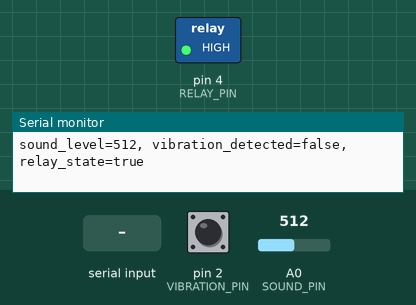
The sketch below on a simulated Arduino Uno, built with avr-gcc and run on an emulated ATmega328P. Parts: switched loads named in the sketch (green lamp = pin HIGH), the last lines printed to the serial monitor. The test bench sets the inputs (shaded band); at power-on: pin 2 (VIBRATION_PIN) HIGH, A0 (SOUND_PIN) = 512.

Above: at 1.2 s.
1.3 s: "RELAY_OFF\n" received over Serial
At 2.6 s:
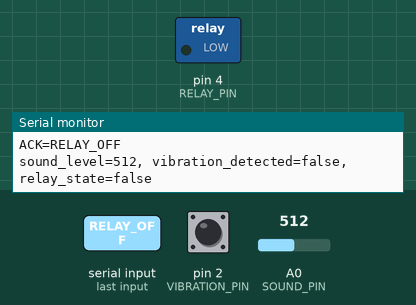
4.5 s: "RELAY_ON\n" received over Serial
At 5.0 s:
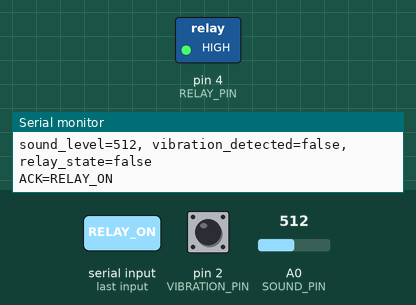
8.5 s: "EQUIPMENT_ALARM_ON\n" received over Serial
At 9.7 s:
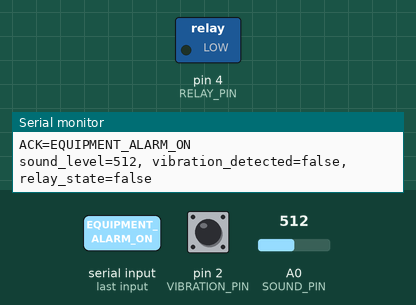
Timing chart, 0 to 11.0 s (numbered marks = the images above; inputs shaded):
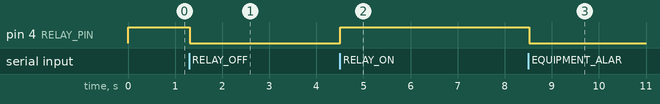

The sketch:

node3.ino
```cpp
const int SOUND_PIN = A0;
const int VIBRATION_PIN = 2;
const int RELAY_PIN = 4;

// Normal state: the relay powers the demonstration equipment load.
bool relayState = true;

unsigned long lastSampleTime = 0;
const unsigned long SAMPLE_INTERVAL = 1000;
int soundPeak = 0;
bool vibrationSeen = false;

void setup() {
  Serial.begin(9600);

  // Ball/toggle switch:
  // COM -> D2
  // L1  -> GND
  pinMode(VIBRATION_PIN, INPUT_PULLUP);

  pinMode(RELAY_PIN, OUTPUT);

  digitalWrite(RELAY_PIN, HIGH);

  Serial.println("Node 3 hardware test started");
  Serial.println("Commands: RELAY_ON, RELAY_OFF, EQUIPMENT_ALARM_ON, EQUIPMENT_ALARM_OFF");
}

void loop() {
  processSerialCommands();

  // Sample continuously so short sound and vibration events are not missed.
  soundPeak = max(soundPeak, analogRead(SOUND_PIN));
  if (digitalRead(VIBRATION_PIN) == LOW) {
    vibrationSeen = true;
  }

  if (millis() - lastSampleTime >= SAMPLE_INTERVAL) {
    lastSampleTime = millis();
    printSensorData(soundPeak, vibrationSeen);
    soundPeak = 0;
    vibrationSeen = false;
  }
}

void printSensorData(int soundLevel, bool vibrationDetected) {
  Serial.print("sound_level=");
  Serial.print(soundLevel);

  Serial.print(", vibration_detected=");
  Serial.print(vibrationDetected ? "true" : "false");

  Serial.print(", relay_state=");
  Serial.println(relayState ? "true" : "false");
}

void processSerialCommands() {
  if (!Serial.available()) {
    return;
  }

  String command = Serial.readStringUntil('\n');
  command.trim();

  if (command == "RELAY_ON") {
    setRelay(true);
    Serial.println("ACK=RELAY_ON");
  }
  else if (command == "RELAY_OFF") {
    setRelay(false);
    Serial.println("ACK=RELAY_OFF");
  }
  else if (command == "EQUIPMENT_ALARM_ON") {
    // Emergency state: isolate the demonstration equipment power.
    setRelay(false);
    Serial.println("ACK=EQUIPMENT_ALARM_ON");
  }
  else if (command == "EQUIPMENT_ALARM_OFF") {
    // Normal state: restore the demonstration equipment power.
    setRelay(true);
    Serial.println("ACK=EQUIPMENT_ALARM_OFF");
  }
  else if (command.length() > 0) {
    Serial.print("ERROR=UNKNOWN_COMMAND:");
    Serial.println(command);
  }
}

void setRelay(bool enabled) {
  relayState = enabled;

  // According to your kit documentation:
  // HIGH = relay closed
  // LOW  = relay open
  digitalWrite(RELAY_PIN, enabled ? HIGH : LOW);
}
```

Measured:
- after the input at 1.3 s, pin 4 (RELAY_PIN): HIGH → LOW at once
- after the input at 4.5 s, pin 4 (RELAY_PIN): LOW → HIGH at once
- after the input at 8.5 s, pin 4 (RELAY_PIN): HIGH → LOW at once
